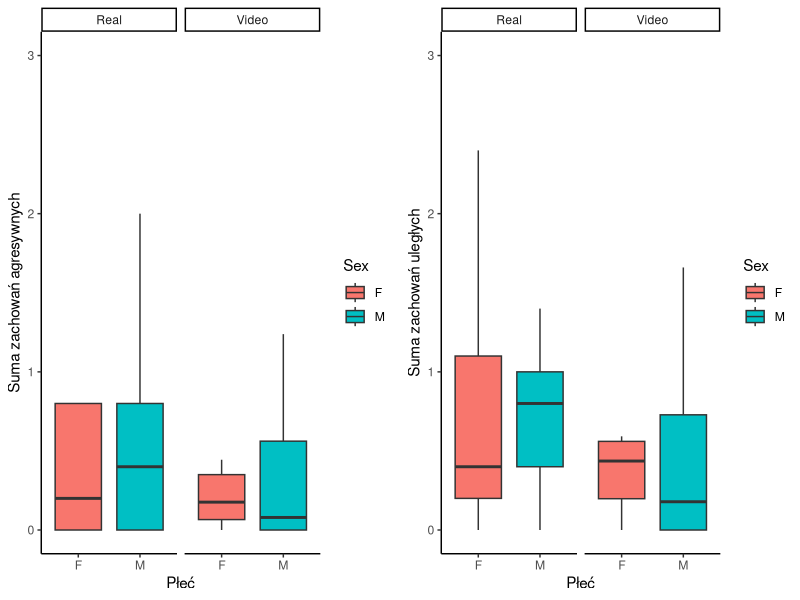
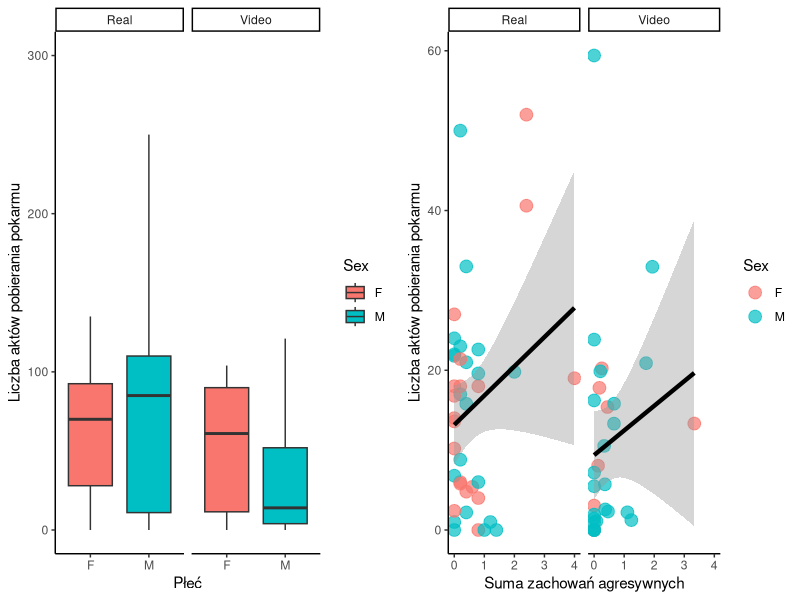

These figures' R source, in order:
## ---- chunk 1
knitr::opts_chunk$set(warning = F, message = F)
## ---- chunk 2
# zaplecze

library(tidyverse)
library(readxl)
library(gridExtra)

bhv_vid <- read_excel('BehaveDB_vid.xlsx')
bhv_real <- read_excel('BehaveDB_real.xlsx')

bhv_vid <- bhv_vid %>% filter(Year == '26_27')

bhv_vid$Behav <- factor(bhv_vid$Behav,
                   levels = c("FOOD", "OOF", "AGR_M", "AGR_F", 'SUB_M',
                              'SUB_F'))

## ---- chunk 3

# zlicz zachowania


bhv.count_vid <- bhv_vid %>% 
  count(ID, Behav, Method) %>% 
  pivot_wider(names_from = Behav,
              values_from = n,
              values_fill = 0) %>% 
  mutate(Sex = substr(ID, 1, 1)) %>% 
  arrange(ID)


# wyciagnij ostatnia klatke
# zmien na minuty: 20klatek - 1 s

bhv.oof <- bhv_vid %>% group_by(ID) %>% 
  summarise(Last_Frame = max(Frame)) %>% 
  mutate(Obsrv_time = (Last_Frame/20)/60)


# zlacz 

bhv.count_vid <- bhv.count_vid %>% left_join(bhv.oof, by = 'ID')


# wylicz proporcje i sumy dla wideo


bhv.count_vid <- bhv.count_vid %>%
  select(-OOF) %>% 
  mutate(prop_FOOD = FOOD/Obsrv_time,
         prop_AGR_M = AGR_M/Obsrv_time,
         prop_AGR_F = AGR_F/Obsrv_time,
         prop_SUB_M = SUB_M/Obsrv_time,
         prop_SUB_F = SUB_F/Obsrv_time,
         sum_AGR = (AGR_M + AGR_F)/Obsrv_time,
         sum_SUB = (SUB_M + SUB_F)/Obsrv_time,
         sum_BEH = FOOD + AGR_M + AGR_F + SUB_M + SUB_F) %>% 
  filter(sum_BEH != 0)


# wylicz proporcje i sumy dla obserwacji w realu

bhv.count_real <- bhv_real %>%
  mutate(prop_FOOD = FOOD/Obsrv_time,
         prop_AGR_M = AGR_M/Obsrv_time,
         prop_AGR_F = AGR_F/Obsrv_time,
         prop_SUB_M = SUB_M/Obsrv_time,
         prop_SUB_F = SUB_F/Obsrv_time,
         sum_AGR = (AGR_M + AGR_F)/Obsrv_time,
         sum_SUB = (SUB_M + SUB_F)/Obsrv_time,
         sum_BEH = FOOD + AGR_M + AGR_F + SUB_M + SUB_F) %>% 
  filter(sum_BEH != 0)


# zlacz obie ramki danych


bhv <- bind_rows(bhv.count_vid, bhv.count_real)



## ---- chunk 4
# porownanie plci pod wzgledem zachowan


pb1 <- bhv %>% ggplot(aes(x = Sex, y = sum_AGR)) +
  geom_boxplot(aes(fill = Sex), outlier.shape = NA) +
  coord_cartesian(ylim = c(0, 3)) +
  labs(y = 'Suma zachowań agresywnych', x = 'Płeć') +
  theme_classic() +
  facet_wrap(~Method)

pb2 <- bhv %>% ggplot(aes(x = Sex, y = sum_SUB)) +
  geom_boxplot(aes(fill = Sex), outlier.shape = NA) +
  coord_cartesian(ylim = c(0, 3)) +
  labs(y = 'Suma zachowań uległych', x = 'Płeć') +
  theme_classic() +
  facet_wrap(~Method)

grid.arrange(pb1, pb2, nrow = 1)

# porownanie plci z wideo
# agresja

wilcox.test(data = bhv.count_vid, sum_AGR ~ Sex)

# uleglosc
wilcox.test(data = bhv.count_vid, sum_SUB ~ Sex)

# porownanie plci z real
# agresja
wilcox.test(data = bhv.count_real, sum_AGR ~ Sex)

#uleglosc
wilcox.test(data = bhv.count_real, sum_SUB ~ Sex)


# porownanie wideo i real
# agresja
wilcox.test(data = bhv, sum_AGR ~ Method)

#uleglosc
wilcox.test(data = bhv, sum_SUB ~ Method)


## ---- chunk 5

# porownanie plci pod wzgledem aktow zjadania + korelacja z agresja

pf1 <- bhv %>% ggplot(aes(x = Sex, y = FOOD)) +
  geom_boxplot(aes(fill = Sex), outlier.shape = NA) +
  coord_cartesian(ylim = c(0, 300)) +
  labs(y = 'Liczba aktów pobierania pokarmu', x = 'Płeć') +
  theme_classic() +
  facet_wrap(~Method)



pf2 <- bhv %>% ggplot(aes(x = sum_AGR, y = prop_FOOD)) +
  geom_point(aes(color = Sex), size = 4, alpha = 0.7) +
  geom_smooth(method = 'lm', color = 'black', linewidth = 1.5) + 
  labs(y = 'Liczba aktów pobierania pokarmu', x = 'Suma zachowań agresywnych') +
  theme_classic() +
  facet_wrap(~Method)


grid.arrange(pf1, pf2, ncol = 2)

# analiza dla wideo
# porownanie plci
wilcox.test(data = bhv.count_vid, FOOD ~ Sex)
#korelacja
cor.test(bhv.count_vid$FOOD, bhv.count_vid$sum_AGR, method = 'spearman')

# analiza dla real
#porownanie plci 
wilcox.test(data = bhv.count_real, FOOD ~ Sex)
#korelacja
cor.test(bhv.count_real$FOOD, bhv.count_real$sum_AGR, method = 'spearman')

# porownanie wideo i real

wilcox.test(data = bhv, FOOD ~ Method)
